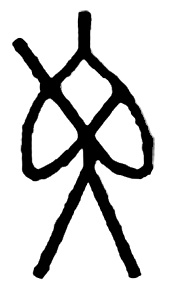
#> input picture datasets/indus/140.jpg, 172 x 295 px; its folder holds only this picture in this run
$ jupyter execute --allow-errors 'OohaReddy_SW (1).ipynb'   (shell and % lines are left out)
#> lines starting #> are read from the running program, lines starting #| are printed output that depends on the picture
Installing necessary dependencies and project set-up.

[cell 1]
# Install required packages


# Import necessary libraries
import torch
import torchvision
import timm
import numpy as np
import matplotlib.pyplot as plt
import cv2
import os
from torch import nn
import torch.nn.functional as F
from torchvision import transforms
from sklearn.manifold import TSNE
from sklearn.decomposition import PCA
from sklearn.cluster import KMeans
from sklearn.metrics.pairwise import cosine_similarity
import pandas as pd
import seaborn as sns
from google.colab import drive
from PIL import Image, ImageDraw, ImageFont, ImageFilter, ImageEnhance
from fontTools.ttLib import TTFont
from google.colab import files
from tqdm.notebook import tqdm
from bs4 import BeautifulSoup
import requests
import base64
import cv2
import torchvision.transforms as T
from torch.utils.data import Dataset, DataLoader
import random

# Check if GPU is available and set the device
#> (the rest of this cell did not finish here and is left out)

# **Step 2: Data Loading and Preprocessing Functions**

Indus Dataset

[cell 2]
# Ensure directory exists
def ensure_dir(directory):
    if not os.path.exists(directory):
        os.makedirs(directory)

# Set output directory in Google Drive
output_dir = "/content/drive/MyDrive/script_analysis/indus"
ensure_dir(output_dir)

print("Please upload the Indus sign list HTML file:")
uploaded = files.upload()
#> the answer given: 140.jpg

html_file_path = list(uploaded.keys())[0]
print(f"Processing file: {html_file_path}")

base_url = "https://www.indus.epigraphica.de/"

AUTH_USERNAME = "icit"
AUTH_PASSWORD = "seal123"
AUTH_HEADER = {
    "Authorization": "Basic " + base64.b64encode(f"{AUTH_USERNAME}:{AUTH_PASSWORD}".encode()).decode()
}

# Read the HTML file
#> (the rest of this cell did not finish here and is left out)

Proto-Cuneiform Dataset

Proto-Elamite Dataset

Naxi Dongba Dataset

[cell 3]
def ensure_dir(directory):
    if not os.path.exists(directory):
        os.makedirs(directory)

def char_to_image(char, font, image_size=224, bg_color=(255, 255, 255), text_color=(0, 0, 0)):
    img = Image.new('RGB', (image_size, image_size), color=bg_color)
    draw = ImageDraw.Draw(img)

    left, top, right, bottom = font.getbbox(char)
    text_width = right - left
    text_height = bottom - top

    # center text
    position = ((image_size - text_width) // 2 - left, (image_size - text_height) // 2 - top)

    draw.text(position, char, fill=text_color, font=font)

    return img

# set range within Dongba font
def create_dongba_dataset(font_path, output_dir, start_code=0xE000, end_code=0xE849, image_size=224):
    ensure_dir(output_dir)

    font_size = int(image_size * 0.7)
    try:
        font = ImageFont.truetype(font_path, font_size)
        print(f"Font loaded successfully: {font_path}")
    except Exception as e:
        print(f"Error loading font {font_path}: {e}")
        return

    char_list = [chr(code) for code in range(start_code, end_code + 1)]
    print(f"Will generate images for {len(char_list)} characters (U+{start_code:04X} to U+{end_code:04X})")

    # Get font name for naming files
    font_name = os.path.splitext(os.path.basename(font_path))[0]

    # Display a few sample characters
    plt.figure(figsize=(15, 3))
    sample_indices = np.linspace(0, len(char_list)-1, 5, dtype=int)

    for i, idx in enumerate(sample_indices):
        char = char_list[idx]
        img = char_to_image(char, font, image_size=image_size)
        plt.subplot(1, 5, i+1)
        plt.imshow(np.array(img))
        plt.title(f"U+{ord(char):04X}")
        plt.axis('off')

    plt.tight_layout()
    plt.show()

    # Confirm to proceed
    proceed = input("Do the sample characters look correct? (y/n): ")
    if proceed.lower() != 'y':
        print("Operation cancelled.")
        return

    # Create an image for each character with a progress bar
    for i, char in tqdm(enumerate(char_list), total=len(char_list), desc="Generating images"):
        try:
            # Generate a safe filename
            char_code = f"{ord(char):04X}"
            filename = f"dongba_{char_code}.png"

            # Render the character
            img = char_to_image(char, font, image_size=image_size)

            # Save the image
            img.save(os.path.join(output_dir, filename))

        except Exception as e:
            print(f"Error processing character U+{ord(char):04X}: {e}")

    print(f"Created {len(char_list)} character images in {output_dir}")
    return output_dir

# Set output directory in your Google Drive
output_dir = '/content/drive/MyDrive/script_analysis/naxi_dongba/'

# Create the dataset with the specified Unicode range (U+E000 to U+E849)
#> (the rest of this cell did not finish here and is left out)

#> the loop in create_dongba_dataset, `for i, idx in enumerate(sample_indices):` made 5 passes
#> pass 1, in create_dongba_dataset, `img = char_to_image(char, font, image_size=image_size)`:
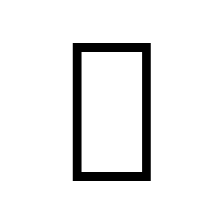
#> img: PIL image 224x224 RGB; min 0, max 255, mean 237.2
#> in create_dongba_dataset, `plt.show()`:
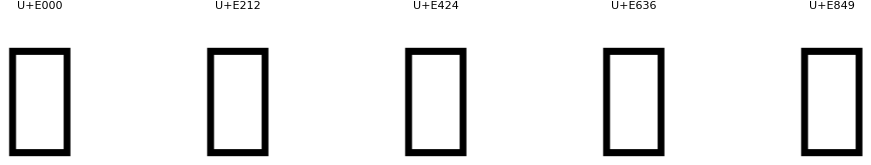
#> figure drawn by matplotlib, 5 panels
#> the answer given: y

Old Naxi dataset

TYC dataset

Load all datasets. Preprocessing (pad to square and denoise older Naxi glyphs)

[cell 4]
import os
import cv2
import numpy as np
import torch
import torchvision.transforms as T
from torch.utils.data import Dataset, DataLoader
import matplotlib.pyplot as plt
from PIL import Image, ImageFilter

# Set up paths to your datasets
INDUS_PATH = '/content/drive/MyDrive/script_analysis/indus/'
PROTO_CUNEIFORM_PATH = '/content/drive/MyDrive/script_analysis/proto_cuneiform/'
PROTO_ELAMITE_PATH = '/content/drive/MyDrive/script_analysis/proto_elamite/'
NAXI_DONGBA_PATH = '/content/drive/MyDrive/script_analysis/naxi_dongba/'
OLD_NAXI_PATH = '/content/drive/MyDrive/script_analysis/old_naxi/'

class ScriptDataset(Dataset):
    # [6 lines left out: function __init__, not called in this run]

    def __len__(self):
        return len(self.image_paths)

    # [71 lines left out: functions __getitem__, denoise_image, not called in this run]

def pad_to_square(image, background_color='white'):
    """
    Custom function to pad an image to square without distortion.
    Uses white background (or specified color) instead of black.
    """
    # Convert PIL to numpy if needed
    if isinstance(image, Image.Image):
        np_image = np.array(image)
    else:
        np_image = image

    height, width = np_image.shape[:2]

    # Determine the size of the square (max of height and width)
    size = max(height, width)

    # Create a square canvas with white background
    if len(np_image.shape) == 3:  # Color image
        if background_color == 'white':
            square = np.ones((size, size, 3), dtype=np.uint8) * 255
        else:
            square = np.zeros((size, size, 3), dtype=np.uint8)
    else:  # Grayscale
        if background_color == 'white':
            square = np.ones((size, size), dtype=np.uint8) * 255
        else:
            square = np.zeros((size, size), dtype=np.uint8)

    # Calculate padding to center the image
    pad_height = (size - height) // 2
    pad_width = (size - width) // 2

    # Place the original image in the center of the square
    if len(np_image.shape) == 3:  # Color image
        square[pad_height:pad_height+height, pad_width:pad_width+width, :] = np_image
    else:  # Grayscale
        square[pad_height:pad_height+height, pad_width:pad_width+width] = np_image

    # Convert back to PIL if input was PIL
    if isinstance(image, Image.Image):
        return Image.fromarray(square)
    return square

class SquarePad:
    """
    Custom transform to pad images to square while preserving aspect ratio.
    """
    def __init__(self, background_color='white'):
        self.background_color = background_color

    def __call__(self, image):
        return pad_to_square(image, self.background_color)

def get_train_transforms(img_size=224, background_color='white'):
    """
    Returns transforms for training images optimized for Swin Transformer.
    No augmentation as requested.
    """
    return T.Compose([
        SquarePad(background_color),  # Pad to square first
        T.Resize(img_size),  # Then resize
        T.ToTensor(),
        T.Normalize(mean=[0.485, 0.456, 0.406], std=[0.229, 0.224, 0.225])
    ])

def get_test_transforms(img_size=224, background_color='white'):
    """
    Returns transforms for validation/test images optimized for Swin Transformer.
    """
    return T.Compose([
        SquarePad(background_color),  # Pad to square first
        T.Resize(img_size),  # Then resize
        T.ToTensor(),
        T.Normalize(mean=[0.485, 0.456, 0.406], std=[0.229, 0.224, 0.225])
    ])

# Function to load image paths from a directory
def load_image_paths(directory):
    """
    Loads all valid image paths from a directory recursively.
    """
    image_paths = []
    valid_extensions = ['.jpg', '.jpeg', '.png', '.bmp', '.tif', '.tiff']

    if not os.path.exists(directory):
        print(f"Warning: Directory {directory} does not exist!")
        return image_paths

    for root, _, files in os.walk(directory):
        for file in files:
            if any(file.lower().endswith(ext) for ext in valid_extensions):
                image_paths.append(os.path.join(root, file))

    return image_paths

# Create datasets and dataloaders
# [27 lines left out: function create_dataloader, not called in this run]

def visualize_preprocessing(image_path, img_size=224, apply_denoise=False):
    """
    Visualizes the steps of preprocessing to verify the glyph is properly handled.
    """
    # Load original image
    original = Image.open(image_path).convert('RGB')

    # Apply denoising if enabled
    if apply_denoise:
        denoised = denoise_image(original)
        # Apply square padding
        padded = pad_to_square(denoised, 'white')
    else:
        # Apply square padding
        padded = pad_to_square(original, 'white')

    # Resize
    resized = padded.resize((img_size, img_size))

    # Display all steps
    fig, axes = plt.subplots(1, 3 if apply_denoise else 2, figsize=(15, 5))

    axes[0].imshow(original)
    axes[0].set_title("Original")
    axes[0].axis('off')

    if apply_denoise:
        axes[1].imshow(denoised, cmap='gray')
        axes[1].set_title("Denoised")
        axes[1].axis('off')

        axes[2].imshow(resized)
        axes[2].set_title(f"Padded & Resized to {img_size}x{img_size}")
        axes[2].axis('off')
    else:
        axes[1].imshow(resized)
        axes[1].set_title(f"Padded & Resized to {img_size}x{img_size}")
        axes[1].axis('off')

    plt.tight_layout()
    plt.show()

# Verify that we can load the datasets and check preprocessing
def check_dataset(path, dataset_name, apply_denoise=False):
    """
    Checks that a dataset can be loaded and visualizes a sample with preprocessing.
    """
    paths = load_image_paths(path)
    print(f"{dataset_name} dataset: {len(paths)} images found")

    if len(paths) > 0:
        # Display original and preprocessed images
        print(f"Visualizing preprocessing for a sample from {dataset_name}")
        visualize_preprocessing(paths[0], apply_denoise=apply_denoise)

        # Test with DataLoader to verify everything works end-to-end
        transform = get_test_transforms(background_color='white')

        # Only apply denoising to specified scripts
        denoise_types = ["Old Naxi"] if apply_denoise else []

        loader = create_dataloader(
            path,
            transform,
            batch_size=1,
            script_type=dataset_name,
            denoise_types=denoise_types
        )

        # Load one batch
        try:
            sample, label = next(iter(loader))
            print(f"Successfully loaded a batch: shape={sample.shape}")
        except Exception as e:
            print(f"Error loading batch: {e}")
    else:
        print(f"No images found in {path}")

def check_all_datasets():
    # Check preprocessing on each dataset
    # Only apply denoising to Old Naxi
    check_dataset(INDUS_PATH, "Indus", apply_denoise=False)
#> after the loop in load_image_paths, `for file in files:`: image_paths = 1 item
#| Indus dataset: 1 images found
#> in pad_to_square, `square = np.ones((size, size, 3), dtype=np.uint8) * 255`: square: shape (295, 295, 3); every value is 255
#> in pad_to_square, `square[pad_height:pad_height+height, pad_width:pad_width+width, :] = n..`:
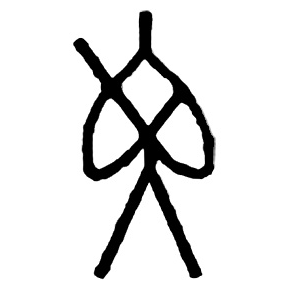
#> square: shape (295, 295, 3); min 0, max 255, mean 226.6
#> in visualize_preprocessing, `plt.show()`:
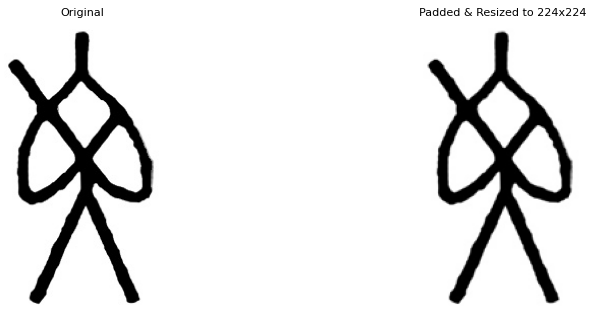
#> figure drawn by matplotlib, 2 panels
    check_dataset(PROTO_CUNEIFORM_PATH, "Proto-Cuneiform", apply_denoise=False)
    check_dataset(PROTO_ELAMITE_PATH, "Proto-Elamite", apply_denoise=False)
    check_dataset(NAXI_DONGBA_PATH, "Naxi Dongba", apply_denoise=False)
    check_dataset(OLD_NAXI_PATH, "Old Naxi", apply_denoise=True)

# Create a combined dataloader for all script types with selective denoising
def create_combined_dataloader(batch_size=32, img_size=224, shuffle=True):
    """
    Creates a combined dataloader for all script types.
    Only applies denoising to Old Naxi.
    """
    transform = get_train_transforms(img_size=img_size)

    # List of script types to denoise
    denoise_types = ["Old Naxi"]

    datasets = []

    # Create dataset for each script type
    if os.path.exists(INDUS_PATH):
        indus_paths = load_image_paths(INDUS_PATH)
        if indus_paths:
            datasets.append(ScriptDataset(indus_paths, transform, "Indus", denoise_types))

    if os.path.exists(PROTO_CUNEIFORM_PATH):
        cuneiform_paths = load_image_paths(PROTO_CUNEIFORM_PATH)
        if cuneiform_paths:
            datasets.append(ScriptDataset(cuneiform_paths, transform, "Proto-Cuneiform", denoise_types))

    if os.path.exists(PROTO_ELAMITE_PATH):
        elamite_paths = load_image_paths(PROTO_ELAMITE_PATH)
        if elamite_paths:
            datasets.append(ScriptDataset(elamite_paths, transform, "Proto-Elamite", denoise_types))

    if os.path.exists(NAXI_DONGBA_PATH):
        dongba_paths = load_image_paths(NAXI_DONGBA_PATH)
        if dongba_paths:
            datasets.append(ScriptDataset(dongba_paths, transform, "Naxi Dongba", denoise_types))

    if os.path.exists(OLD_NAXI_PATH):
        old_naxi_paths = load_image_paths(OLD_NAXI_PATH)
        if old_naxi_paths:
            datasets.append(ScriptDataset(old_naxi_paths, transform, "Old Naxi", denoise_types))

    # Combine all datasets
    combined_dataset = torch.utils.data.ConcatDataset(datasets)

    return DataLoader(
        combined_dataset,
        batch_size=batch_size,
        shuffle=shuffle,
        num_workers=2,
        pin_memory=True
    )

# Run the dataset checker
check_all_datasets()
#> (the call stopped at in get_test_transforms, `return T.Compose([ SquarePad(background_color),`: torchvision is not available in this run)

# Example: Create a combined dataloader with selective denoising
print("Creating combined dataloader with selective denoising (only old Naxi)...")
#> (the rest of this cell did not finish here and is left out)

print(f"Combined dataloader created with {len(combined_loader.dataset)} total images")

$ run again, on datasets/indus/228.jpg
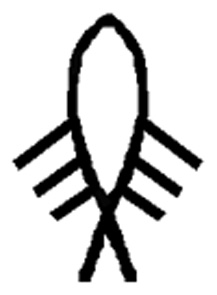
#> input picture datasets/indus/228.jpg, 217 x 295 px
#> after the loop in load_image_paths, `for file in files:`: image_paths = 1 item
#| Indus dataset: 1 images found
#> in pad_to_square, `square[pad_height:pad_height+height, pad_width:pad_width+width, :] = n..`:
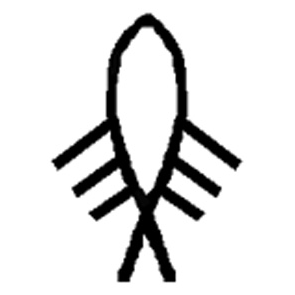
#> square: shape (295, 295, 3); min 0, max 255, mean 224.8
#> in visualize_preprocessing, `plt.show()`:
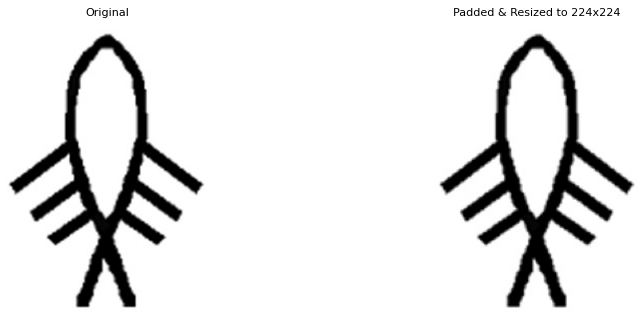
#> figure drawn by matplotlib, 2 panels

$ run again, on datasets/indus/241.jpg
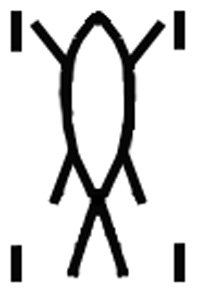
#> input picture datasets/indus/241.jpg, 198 x 295 px
#> after the loop in load_image_paths, `for file in files:`: image_paths = 1 item
#| Indus dataset: 1 images found
#> in pad_to_square, `square[pad_height:pad_height+height, pad_width:pad_width+width, :] = n..`:
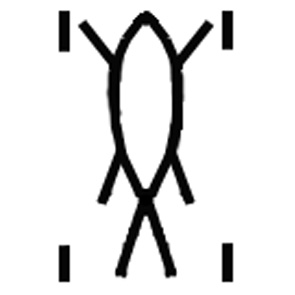
#> square: shape (295, 295, 3); min 0, max 255, mean 227.8
#> in visualize_preprocessing, `plt.show()`:
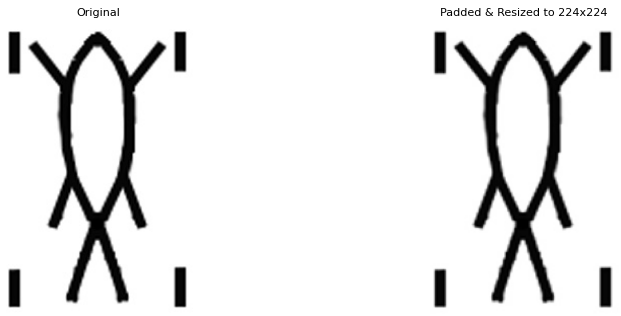
#> figure drawn by matplotlib, 2 panels

$ run again, on datasets/indus/343.jpg
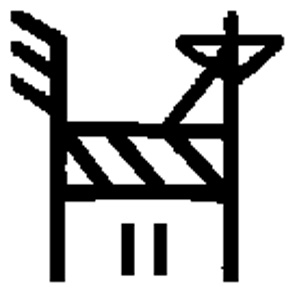
#> input picture datasets/indus/343.jpg, 297 x 295 px
#> after the loop in load_image_paths, `for file in files:`: image_paths = 1 item
#| Indus dataset: 1 images found
#> in pad_to_square, `square[pad_height:pad_height+height, pad_width:pad_width+width, :] = n..`:
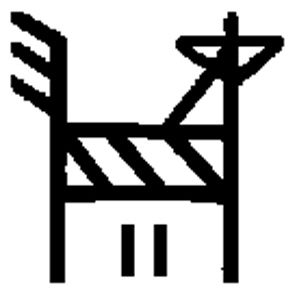
#> square: shape (297, 297, 3); min 0, max 255, mean 189.4
#> in visualize_preprocessing, `resized = padded.resize((img_size, img_size))`:
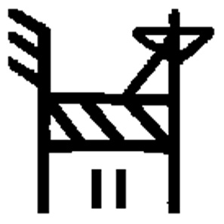
#> resized: PIL image 224x224 RGB; min 0, max 255, mean 189.5

$ run again, on datasets/indus/143.jpg
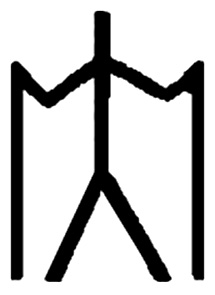
#> input picture datasets/indus/143.jpg, 215 x 295 px
#> after the loop in load_image_paths, `for file in files:`: image_paths = 1 item
#| Indus dataset: 1 images found
#> in visualize_preprocessing, `plt.show()`:
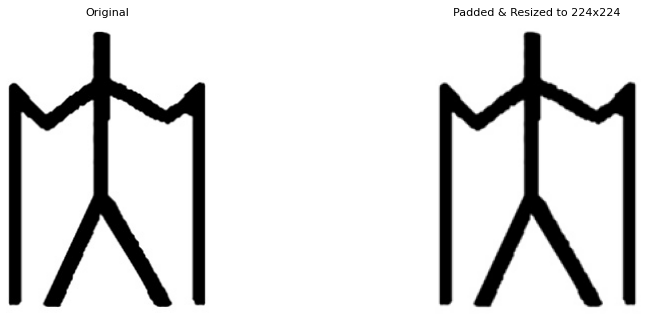
#> figure drawn by matplotlib, 2 panels
